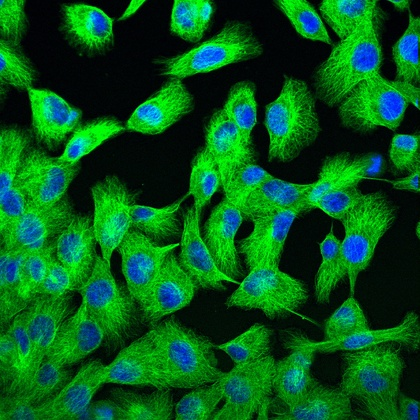
%> input picture CW2/q1-Cells/FluorescentCells.jpg, 420 x 420 px, shrunk from 640 x 640 before the run
$ octave testGMM_CV.m   (GNU Octave 9; MATLAB toolbox functions it lacks are replaced by stand-ins)
%> lines starting %> are read from the running program, lines starting %| are printed output that depends on the picture
### CW2/q1-Cells/GaussianMixtureModel.m
function [Z, Mu, LK,PKX, Sigma] = GaussianMixtureModel( X, K, tol, display, Mu, Sigma)
% Uses the EM algorithm to use the Gaussian Mixture model to fit to the
% data
% INPUTS:      X: M x N points of data to be segmented using a gaussians
%              K: Number of clusts. Default set to 3.
%             Mu: Optional inital conditions for the starting cluster means
%          Sigma: Optional inital starting cluster variance
% OUTPUTS:     Z: Contains the centroid vector for each data point
%             Mu: Defines the cluster means for each centroid vector
%             Lk: The Likelihood
%            PKX: Matrix (N X K) The probability of point X_n to be in
%            cluster k
%          Sigma: Variance matrices of the K gaussians

[M,N] = size(X); % Get dimensions of data and gaussians to be fit

if (nargin < 2) K = 3; end              % If K is not given
if (nargin < 3) tol = 1e-4; end         % If tol is not given
if (nargin < 4) display = false; end    % If display is not specified
if (nargin < 5) Mu = zeros(M,K); iMu = true; end    % If Mu not given
if (nargin < 6) Sigma = zeros(M,M,K); iSigma = true; end   % If Sigma not given

PKX = zeros(N,K); % Centroid vector for each X point
Pk = ones(K,1); % To store prior probabilities
Z = zeros(N,1);  % Inicator for each X point

% STARTING CONDITIONS: Equally spaced cluster means
if iMu == true
    for m = 1:M
        mmax = max(X(m,:));
        mmin = min(X(m,:));
        mdiff = mmax - mmin;
        Mu(m,:) = mdiff*rand(1,K);
    end
end
if iSigma == true
    for m = 1:M
        Sigma(m,m,:) = 10^(-M)*ones(1,1,K);
    end
end

% Variables to compare if clusters have stopped moving
Mu_new = Mu;
Sigma_new = Sigma;
iters = 0;
n1 = 0;
while (true)
    if (display) tic; end % Start the clock for each iteration if display is on

    % E-Step: Compute expectations
    for k = 1:K
        sqrt_Sigma = 1/ sqrt( det( Sigma(:,:,k) ) );
        Xminus =  X - Mu(:,k);
        invSX = -0.5 * (Sigma(:,:,k) \ Xminus);
        PKX(:,k) = Pk(k) * sqrt_Sigma * exp( dot(Xminus,invSX,1));
    end
    PKX = PKX ./ sum(PKX,2);  % Normalize posterior

    for k = 1:K
        Pk(k) = sum(PKX(:,k)) / N;
    end

    % M-Step: Maximise parameters values based on the likelihood function
    for k = 1:K
        Mu_new(:,k) = 0; % Compute new values for Cluster centers
        PKXX = X;
        for m = 1:M
            PKXX(m,:) = PKX(:,k) .* X(m,:)';
        end
        Mu_new(:,k) = Mu_new(:,k) + sum( PKXX, 2) / sum( PKX(:,k) );

        Sigma_new(:,:,k) = 0; % Compute new values for Cluster variances
        Xminus = X - Mu_new(:,k);
        PKXminus = Xminus;
        for m = 1:M
           PKXminus(m,:) = PKX(:,k) .* Xminus(m,:)';
        end
        Sigma_new(:,:,k) = Sigma_new(:,:,k) + PKXminus * Xminus' / sum( PKX(:,k) );
        % Incase sigma is a non invertible matrix
        if rcond(Sigma_new(:,:,k)) < 10^(-5*M)
            for m = 1:M
                Sigma_new(m,m,k) = 1;
            end
        end
    end

    n2 = norm(Mu_new - Mu); % norm to check if the solution has converged
    if (n2 <  tol) || (abs(n1 - n2) < tol) % Stop once converged
        Mu = Mu_new;
        Sigma = Sigma_new;
        break
    else
        n1 = n2;
        Mu = Mu_new;
        Sigma = Sigma_new;
    end

    if (display) % Display variables if asked for
        toc
        display(n2)
        iters = iters + 1;
        display(iters)
    end
end


% Get indicator variables
for n = 1:N
    [~,index] = max(PKX(n,:));
    Z(n) = index;
end
% Compute LogLikelihood
LK = 0;
for k = 1:K
    LK = LK - Pk(k) * N * log( det( Sigma(:,:,k) ) ) / 2;
    Xminus =  X(:,:) - Mu(:,k);
    invSX = (Sigma(:,:,k) \ Xminus);
    LK = LK -  (1/2) * sum( PKX(:,k)' .* dot(Xminus,invSX,1));
    LK = LK + 0.5 * Pk(k) * N * log(Pk(k));
% [4 lines of commented-out code are left out]
end

end

### CW2/q1-Cells/GMMTest.m
function [ Z , LK, PKX] = GMMTest( X, K, Mu, Sigma, Pk )
% Segments the inputted test data into K clusters with means Mu
% INPUTS:      X: M x N points of data to be segmented using a gaussians
%              K: Number of clusts. Default set to 3.
%              Mu: Cluster means
%             Sigma: Cluster varainces
%               Pk: Prior probabilities of each cluster
% OUTPUTS:     Z: Contains the centroid vector for each data point
%              LK: Negative Log Likelihood
%               Probability vectors

[M,N] = size(X); % Get dimensions of data and gaussians to be fit

PKX = zeros(N,K); % Centroid vector for each X point
Z = zeros(N,1);  % Inicator for each X point

for k = 1:K % Compute Posterior
    sqrt_Sigma = 1/ sqrt( det(Sigma(:,:,k) ) );
    Xminus =  X - Mu(:,k);
    invSX = -0.5 * (Sigma(:,:,k) \ Xminus);
    PKX(:,k) = Pk(k) * sqrt_Sigma * exp( dot(Xminus,invSX,1));
end
PKX = PKX ./ sum(PKX,2); % Normalize

% Get indicator variables
for n = 1:N
    [~,index] = max(PKX(n,:));
    Z(n) = index;
end

% Compute LogLikelihood
LK = 0;
for k = 1:K
    LK = LK - Pk(k) * N * log( det( Sigma(:,:,k) ) ) / 2;
    Xminus =  X(:,:) - Mu(:,k);
    invSX = (Sigma(:,:,k) \ Xminus);
    LK = LK -  (1/2) * sum( PKX(:,k)' .*  dot(Xminus,invSX,1));
    LK = LK + 0.5 * Pk(k) * N * log(Pk(k));
%     LPKX = -log(PKX(:,k));
%     LPKX(LPKX == inf) = 0;
%     LK = LK + sum( PKX(:,k) .* (LPKX - (M/2) * log(2*pi) ) );
end

end

### CW2/q1-Cells/testGMM_CV.m
% Load the image
img = imread('FluorescentCells.jpg');
%> img is the input picture: size 420x420x3 uint8; mean R, G, B 4.3, 88.1, 27.5
% imshow(img);
img = double(img);
%> img: size 420x420x3 double
[Nx,Ny,M] = size(img);
%> Nx = 420; Ny = 420; M = 3
N = Nx*Ny;
%> N = 176400
X = reshape(img, N,M)';
X = X/255;

Xperm = X(:,randperm(length(X),length(X)));
Xtest = Xperm(:,1:N/2);
Xtrain = Xperm(:, N/2+1:N);

K_vals = 2:10;
Nk = length(K_vals);
Z = cell(Nk,1);
Ztest = cell(Nk,1);
Mu = cell(Nk,1);
PKX = cell(Nk,1);
Sigma = cell(Nk,1);
LK = zeros(Nk,1);
LKtest = zeros(Nk,1);
TimeTaken = zeros(Nk,1);

for K = K_vals
    tic;
    [Z{K-1},Mu{K-1},LK(K-1),PKX{K-1}, Sigma{K-1}] = GaussianMixtureModel(Xtrain,K);
    TimeTaken(K-1) = toc
    pkx = PKX{K-1};
    Pk = zeros(K,1);
    for k = 1:K
        Pk(k) = sum(pkx(:,k)) / length(pkx(:,k));
    end
    [ Ztest{K-1} , LKtest(K-1)] = GMMTest( Xtest, K, Mu{K-1}, Sigma{K-1}, Pk);

end
%> after the loop, LK = [655688; 718299.8; 723082; 730763.7; 743211.7; 740160.7; 793731.6; 756129.5; 743523.6]; LKtest = [656118.3; 718045.5; 727916.6; 734653.7; 748098.4; 744792.7; 805870.4; 760527.6; 747898.4]; Mu = 9 items; PKX = 9 items; Pk = [0.00511; 0.00164; 0.00227; 0.117; 0.272; 0.00477; 0.0396; 0.408; 0.115; 0.0345]; Sigma = 9 items; TimeTaken = [0.782; 0.815; 2.49; 0.823; 1.72; 4.24; 2.9; 3.25; 1.74]; Z = 9 items; Ztest = 9 items

figure(); hold on;
plot(K_vals,-LK,'x-','DisplayName','Training fit');
plot(K_vals,-LKtest,'x-','DisplayName','Testing fit');
title('GMM: Negative LogLikelihood vs K'); xlabel('K'); ylabel('Negative LogLikelihood')
legend('show')
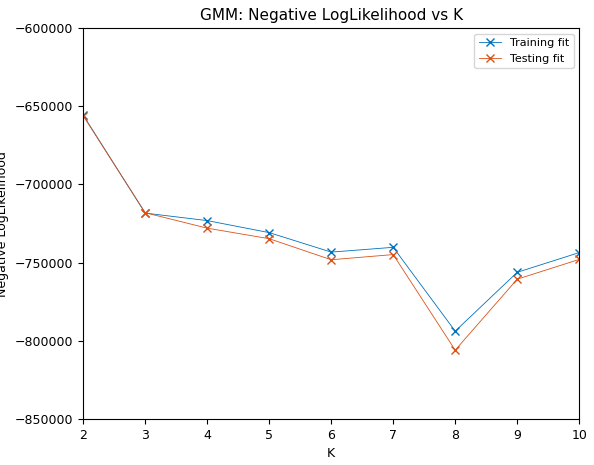
%> figure redrawn from the program's plot data
